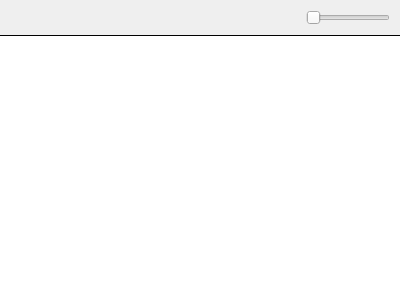
<?xml version="1.0" encoding="UTF-8"?>
<ui version="4.0">
 <class>ImageFolderListPopUp</class>
 <widget class="QWidget" name="ImageFolderListPopUp">
  <property name="geometry">
   <rect>
    <x>0</x>
    <y>0</y>
    <width>400</width>
    <height>300</height>
   </rect>
  </property>
  <property name="windowTitle">
   <string>Form</string>
  </property>
  <layout class="QVBoxLayout" name="verticalLayout" stretch="0,1">
   <property name="spacing">
    <number>0</number>
   </property>
   <property name="leftMargin">
    <number>0</number>
   </property>
   <property name="topMargin">
    <number>0</number>
   </property>
   <property name="rightMargin">
    <number>0</number>
   </property>
   <property name="bottomMargin">
    <number>0</number>
   </property>
   <item>
    <widget class="QWidget" name="mContainer" native="true">
     <layout class="QVBoxLayout" name="verticalLayout_2">
      <property name="spacing">
       <number>0</number>
      </property>
      <property name="leftMargin">
       <number>0</number>
      </property>
      <property name="topMargin">
       <number>0</number>
      </property>
      <property name="rightMargin">
       <number>0</number>
      </property>
      <property name="bottomMargin">
       <number>0</number>
      </property>
      <item>
       <layout class="QHBoxLayout" name="horizontalLayout" stretch="1,0">
        <property name="spacing">
         <number>5</number>
        </property>
        <property name="leftMargin">
         <number>10</number>
        </property>
        <property name="topMargin">
         <number>10</number>
        </property>
        <property name="rightMargin">
         <number>10</number>
        </property>
        <property name="bottomMargin">
         <number>10</number>
        </property>
        <item>
         <widget class="QLabel" name="mLabelFolder">
          <property name="font">
           <font>
            <weight>75</weight>
            <bold>true</bold>
           </font>
          </property>
         </widget>
        </item>
        <item>
         <widget class="QSlider" name="mSliderZoom">
          <property name="minimum">
           <number>32</number>
          </property>
          <property name="maximum">
           <number>128</number>
          </property>
          <property name="orientation">
           <enum>Qt::Horizontal</enum>
          </property>
         </widget>
        </item>
       </layout>
      </item>
      <item>
       <widget class="Line" name="mSeparator">
        <property name="maximumSize">
         <size>
          <width>16777215</width>
          <height>1</height>
         </size>
        </property>
        <property name="frameShadow">
         <enum>QFrame::Plain</enum>
        </property>
        <property name="orientation">
         <enum>Qt::Horizontal</enum>
        </property>
       </widget>
      </item>
     </layout>
    </widget>
   </item>
   <item>
    <widget class="QListView" name="mListView">
     <property name="frameShape">
      <enum>QFrame::NoFrame</enum>
     </property>
     <property name="textElideMode">
      <enum>Qt::ElideMiddle</enum>
     </property>
     <property name="verticalScrollMode">
      <enum>QAbstractItemView::ScrollPerPixel</enum>
     </property>
     <property name="horizontalScrollMode">
      <enum>QAbstractItemView::ScrollPerPixel</enum>
     </property>
     <property name="movement">
      <enum>QListView::Static</enum>
     </property>
     <property name="flow">
      <enum>QListView::LeftToRight</enum>
     </property>
     <property name="isWrapping" stdset="0">
      <bool>true</bool>
     </property>
     <property name="resizeMode">
      <enum>QListView::Adjust</enum>
     </property>
     <property name="spacing">
      <number>5</number>
     </property>
     <property name="gridSize">
      <size>
       <width>100</width>
       <height>50</height>
      </size>
     </property>
     <property name="viewMode">
      <enum>QListView::IconMode</enum>
     </property>
     <property name="uniformItemSizes">
      <bool>true</bool>
     </property>
     <property name="wordWrap">
      <bool>true</bool>
     </property>
    </widget>
   </item>
  </layout>
 </widget>
 <resources/>
 <connections/>
</ui>
